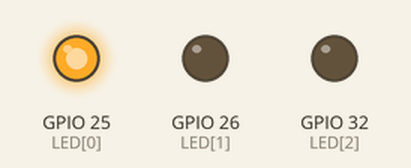
Recording of a program running on a simulated ESP32 board running MicroPython. Parts: output pins drawn as LEDs (lit = HIGH).

Above: at 0.2 s.
At 0.7 s:
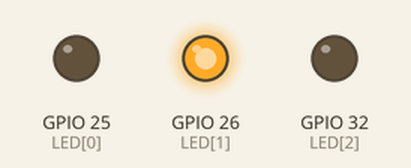
At 2.7 s:
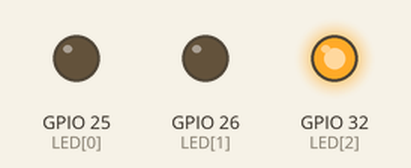
Timing chart, 0 to 3.5 s (numbered marks = the images above):
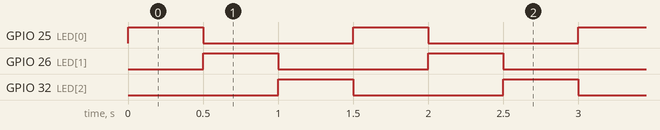

Measured:
- by itself, GPIO 25 (LED[0]), GPIO 26 (LED[1]), GPIO 32 (LED[2]): alternates HIGH for 0.50 s and LOW for 1.0 s
- by itself, everything shown: repeats every 1.5 s, in 3 steps

The program:

MulticolorLED.py
```python
# MulticolorLED.py

from machine import Pin
from time import sleep

LED = [25,26,32]

del_time = 0.5

for n in range(3):
  LED[n] = Pin(LED[n],Pin.OUT)


while True:
  for n in range(3):
    LED[n].value(1)
    sleep(del_time)
    LED[n].value(0)
```
